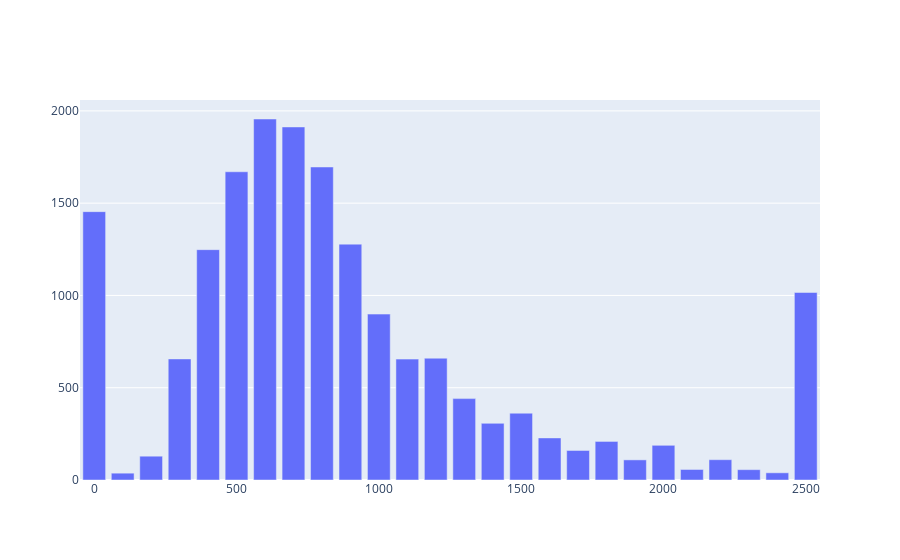

This figure's notebook cell:
### Markdown cell above
### Quantidade de imóveis por faixa de valor

#### Formato do vetor:
#### {'ID' : [ titulo, [cidade, bairro], descicao, preco, data_publicacao, tempo_no_ar] }

### Code cell
import plotly.graph_objects as go

def plot_value_range(vetor_processed, max_value, shift):
    precos_x = [i for i in range(0,max_value + shift, shift)]
    precos_y = [0 for i in range(len(precos_x))]

    for line in vetor_processed:
        preco = float(vetor_processed[line][3].replace('.', ''))
        precos_y[len(precos_x) - 1 if preco > max_value else int(preco // shift)]+= 1

    fig = go.Figure([go.Bar(x=precos_x, y=precos_y)])
    fig.show()
    
plot_value_range(vetor_processed, 2500, 100)
# plot_value_range(vetor_processed_venda, 3000000, 50000)

### Figure 1 — Plotly figure (JSON) as saved in the notebook; plotly's stock layout.template omitted (floating-point values rounded to 4 significant figures)
{"data": [{"type": "bar", "x": [0, 100, 200, 300, 400, 500, 600, 700, 800, 900, 1000, 1100, 1200, 1300, 1400, 1500, 1600, 1700, 1800, 1900, 2000, 2100, 2200, 2300, 2400, 2500], "y": [1454, 37, 129, 656, 1248, 1670, 1956, 1913, 1696, 1278, 899, 655, 660, 441, 307, 362, 228, 160, 209, 109, 188, 57, 110, 56, 39, 1016]}], "layout": {}}
